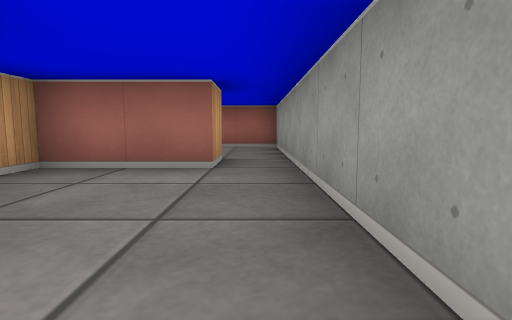
[1] (above)

12 first-person views from a walk through a cub3D maze. The camera is about half as high as the walls, tilts 6° down and sees 80° across. The floor is counted in squares. Each view is taken from the middle of a square. On the plan, view 1 faces up. The plan holds only what a view shows up to about 9 squares ahead; the rest is blank. The place goes on beyond the plan.

[2]
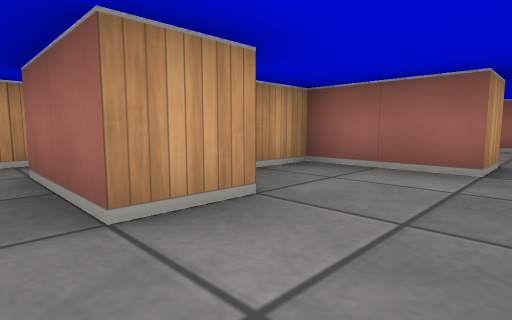

[3]
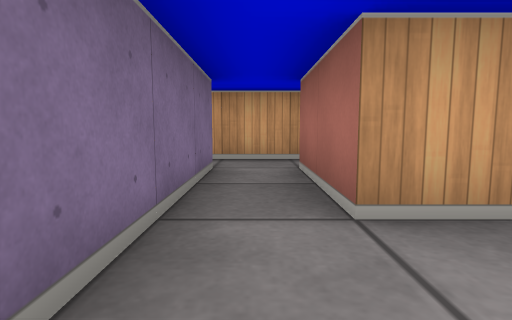

[4]
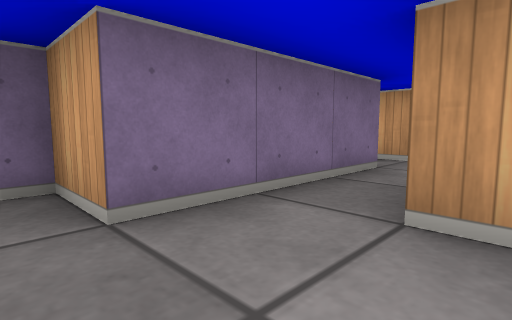

[5]
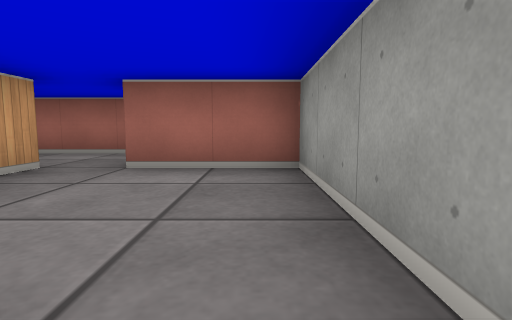

[6]
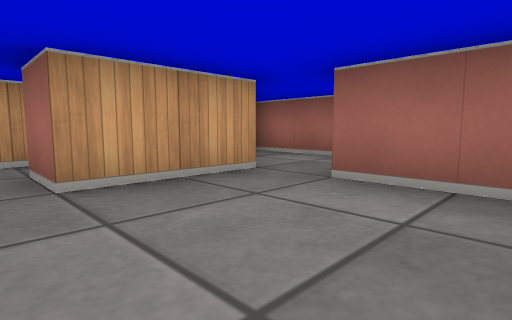

[7]
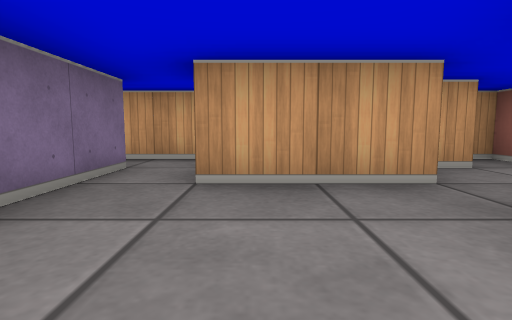

[8]
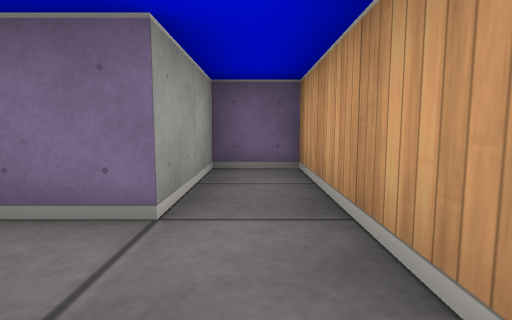

[9]
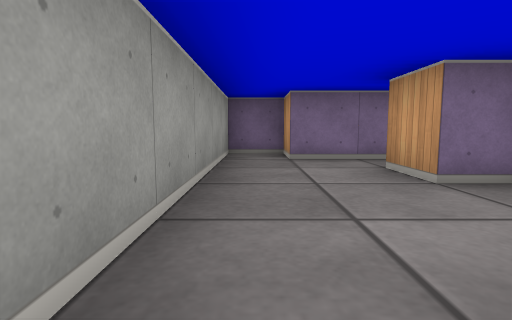

[10]
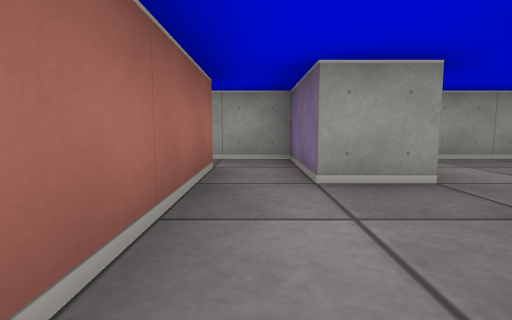

[11]
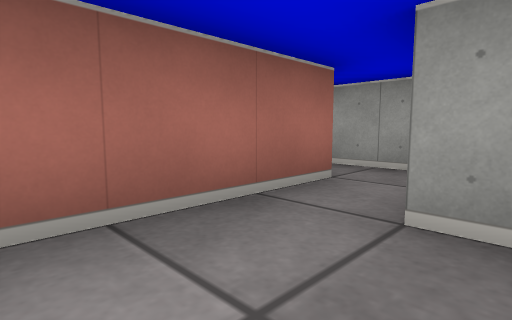

[12]
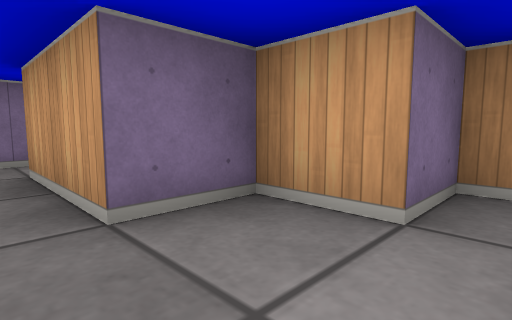

### Floor plan
Points are (right, up) in squares from view 1. A wall is a line through its corners. A room is listed if a view was taken in it or the views show most of it. See-through windows are left out.
Room 1 (views 1, 2, 3, 4)
walls: (-2.1, 1.5) (-1.5, 1.5) (-1.5, 0.5) (-3.5, 0.5); (-0.5, 3.5) (-2.5, 3.5) (-2.5, 2.5); (-3.6, -0.5) (-0.5, -0.5) (-0.5, -1.5) (0.5, -1.5) (0.5, 3.5)
ways out: opening at (0, 4) to room 2; opening at (-2.5, 0) to room 6
Room 2 (views 5, 6, 7, 9)
walls: (-0.5, 4.5) (-0.5, 3.5); (-2.5, 7.5) (-2.5, 5.5) (-3.5, 5.5); (-3.5, 4.5) (-1.8, 4.5); (0.5, 3.5) (0.5, 7.5) (-1.5, 7.5)
ways out: opening at (0, 4) to room 1; opening at (-3, 5) to room 3; opening at (-2, 7) to room 4
Room 3 (view 8)
walls: (-4.5, 5.8) (-4.5, 2.5) (-3.5, 2.5) (-3.5, 4.5)
ways out: opening at (-3, 5) to room 2
Room 4 (views 10, 11, 12)
walls: (-1.6, 9.5) (-4.5, 9.5) (-4.5, 8.5) (-3.5, 8.5) (-3.5, 7.5) (-2.5, 7.5); (-1.5, 7.5) (-1.5, 8.5)
ways out: opening at (-2, 7) to room 2; opening at (-1, 9) to room 5
Room 5 (no view inside)
walls: (-0.4, 9.5) (-1.6, 9.5); (-1.5, 8.5) (0.5, 8.5) (0.5, 10.1)
ways out: opening at (-1, 9) to room 4; opening at (0, 10)
Room 6 (no view inside)
walls: (-4.5, 0.8) (-4.5, -1)
ways out: opening at (-2.5, 0) to room 1; opening at (-4, -1)

Where each view was taken, in squares from view 1:
view 1: 0 up, 0 right, facing up
view 2: 0 up, 0 right, facing up-left
view 3: 0 up, 0 right, facing left
view 4: 1 up, 0 right, facing down-left
view 5: 4 up, 0 right, facing up
view 6: 5 up, 0 right, facing up-left
view 7: 6 up, 0 right, facing left
view 8: 6 up, 4 left, facing down
view 9: 4 up, 0 right, facing down
view 10: 9 up, 4 left, facing right
view 11: 8 up, 3 left, facing up-right
view 12: 9 up, 2 left, facing down-left
